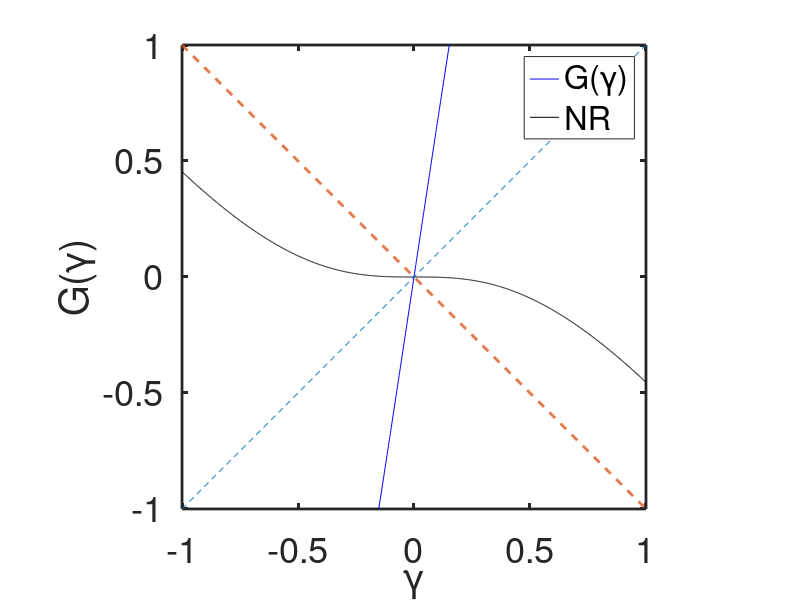
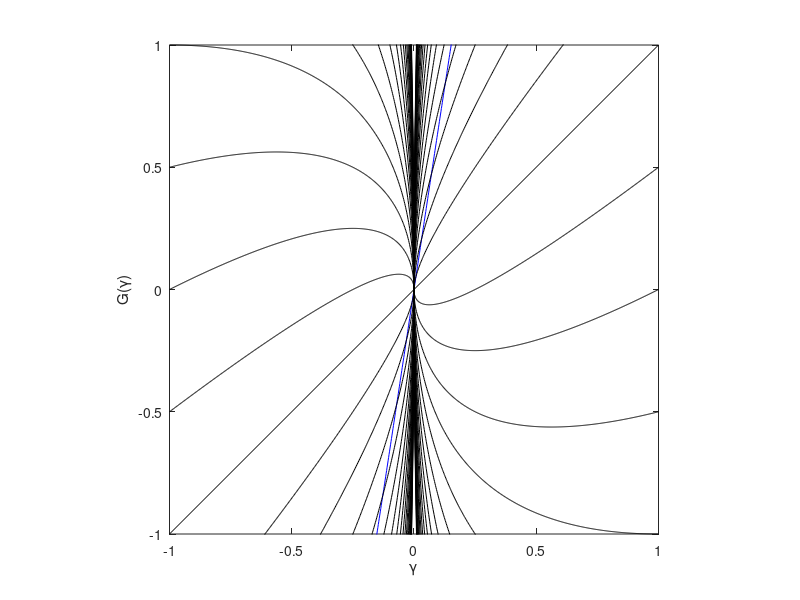

Source code (MATLAB) for these figures, in order:
%% Experiment 12 - Counterexamples
% We collect a series of counterexamples to be used to dispute convergence
% conjectures for FP and NR in transmission conditions of alternating
% Schwarz methods.

%% u'' - Csin(u)=0 with homogeneous Dirichlet BCs

% Intervals
a = -1;
b =  1;
al=-0.2;
be= 0.2;

% Parameter(s)
C = linspace(0,2,1001);
% C = sqrt(0.9) * pi / 2;
% C = 1;
% C1=linspace(-2,2,101);
% C2=C1';
p = linspace(-10,10,101)';

% Possible regions
% Gp= ( (sinh(C*al).*cosh(C*a) - cosh(C*al).*sinh(C*a)) .* ...
%     (sinh(C*be).*cosh(C*b) - cosh(C*be).*sinh(C*b)) ) ./ ...
%     ( (sinh(C*be).*cosh(C*a) - cosh(C*be).*sinh(C*a)) .* ...
%     (sinh(C*al).*cosh(C*b) - cosh(C*al).*sinh(C*b)) );
% Gp= ( (sin(C*al).*cos(C*a) - cos(C*al).*sin(C*a)) .* ...
%     (sin(C*be).*cos(C*b) - cos(C*be).*sin(C*b)) ) ./ ...
%     ( (sin(C*be).*cos(C*a) - cos(C*be).*sin(C*a)) .* ...
%     (sin(C*al).*cos(C*b) - cos(C*al).*sin(C*b)) );
% semilogy(C,Gp)
% xlabel('C^{1/2}')
% ylabel('G''(\gamma)')

% Gp= bsxfun(@times, C*cosh(C*(al-a)) + C2*sinh(C*(al-a)), C*cosh(C*(be-b)) + C1*sinh(C*(be-b)));
% Gp= bsxfun(@rdivide, Gp, C*cosh(C*(be-a)) + C1*sinh(C*(be-a)));
% Gp= bsxfun(@rdivide, Gp, C*cosh(C*(al-b)) + C2*sinh(C*(al-b)));
k1= bsxfun(@times, p, sinh(C*(al-a)));
k2= bsxfun(@times, p, sinh(C*(be-b)));
k3= bsxfun(@times, p, sinh(C*(be-a)));
k4= bsxfun(@times, p, sinh(C*(al-b)));
Gp= bsxfun(@times, C.*cosh(C*(al-a)) - k1, C.*cosh(C*(be-b)) + k2);
Gp= bsxfun(@rdivide, Gp, C.*cosh(C*(be-a)) + k3);
Gp= bsxfun(@rdivide, Gp, C.*cosh(C*(al-b)) - k4);

contourf(C,p,Gp,[-1,0,1])
xlabel('C')
ylabel('p')
% contourf(C1,C2,Gp,[-1,0,1])
% xlabel('C_1')
% ylabel('C_2')

%%

% Grid
nx = 1001;
a  =-0.2;
b  = 0.2;
x  = linspace(-1,1,nx)';
h  = x(2) - x(1);
x1 = x(x<=b); b = x1(end); l1 = length(x1);
x2 = x(x>=a); a = x2(1);   l2 = length(x2);

% Differentiation matrices
I1 = eye(l1);
I2 = eye(l2);

D11= ones(l1,1)/(2*h);
D11= [-D11 , zeros(l1,1) , D11];
D11= spdiags(D11,[-1,0,1],l1,l1);
D12= ones(l2,1)/(2*h);
D12= [-D12 , zeros(l2,1) , D12];
D12= spdiags(D12,[-1,0,1],l2,l2);

D21= ones(l1,1)/h^2;
D21= [D21, -2*D21, D21];
D21= spdiags(D21,[-1,0,1],l1,l1);
D22= ones(l2,1)/h^2;
D22= [D22, -2*D22, D22];
D22= spdiags(D22,[-1,0,1],l2,l2);

% Problem parameters
a1 = 0; b1 = 1;
a2 = 0; b2 = 1;
c1 = 1; d1 =-2;
c2 = 1; d2 = 2;

A  = 1;
BCL= 0;
BCR= 0;

% Jacobian BCs
J1BC = sparse([1,1,1,2,2,2],[1,2,3,l1-2,l1-1,l1],...
    [-3*a1/(2*h) + b1,4*a1/(2*h),-a1/(2*h),c1/(2*h),-4*c1/(2*h),3*c1/(2*h)+d1],2,l1);
J2BC = sparse([1,1,1,2,2,2],[1,2,3,l2-2,l2-1,l2],...
    [-3*c2/(2*h) + d2,4*c2/(2*h),-c2/(2*h),a2/(2*h),-4*a2/(2*h),3*a2/(2*h)+b2],2,l2);

% Initialization
L  = 1;
yy = linspace(-L,L,1001);
nonlinsolves = 50;
G  = zeros(size(yy));
Gp = G;
N  = G;

% Map
for k = 1:length(yy)
    u1 = ones(size(x1));
    u2 = ones(size(x2));
    
    % 1st domain
    for i=1:nonlinsolves
%         F1 = D21*u1 - u1 .* (D11 * u1);
%         J1 = D21 - spdiags(u1,0,l1,l1)*D11 - spdiags(D11*u1,0,l1,l1);
%         F1 = D21*u1 - u1.^A;
%         J1 = D21 - spdiags(A*u1.^(A-1),0,l1,l1);
        F1 = D21*u1 - A*sin(u1);
        J1 = D21 - spdiags(A*cos(u1),0,l1,l1);
        J1 = [J1BC(1,:);J1(2:end-1,:);J1BC(2,:)];
        F1(1) = J1BC(1,:)*u1 - BCL; F1(end) = J1BC(2,:)*u1 - yy(k);
        u1 = u1 - J1 \ F1;
    end
    u1a= c2*D11(x1==a,:)*u1 + d2*u1(x1==a);
    g1 = J1 \ [ zeros(l1-1,1); 1];
    g1a= c2*D11(x1==a,:)*g1 + d2*g1(x1==a);
    
    % 2nd domain
    for i=1:nonlinsolves
%         F2 = D22*u2 - u2 .* (D12*u2);
%         J2 = D22 - spdiags(u2,0,l2,l2)*D12 - spdiags(D12*u2,0,l2,l2);
%         F2 = D22*u2 - u2.^A;
%         J2 = D22 - spdiags(A*u2.^(A-1),0,l2,l2);
        F2 = D22*u2 - A*sin(u2);
        J2 = D22 - spdiags(A*cos(u2),0,l2,l2);
        J2 = [J2BC(1,:);J2(2:end-1,:);J2BC(2,:)];
        F2(1) = J2BC(1,:)*u2 - u1a; F2(end) = J2BC(2,:)*u2 - BCR;
        u2 = u2 - J2 \ F2;
    end
    u2b= c1*D12(x2==b,:)*u2 + d1*u2(x2==b);
    g2 = J2 \ [ g1a; zeros(l2-1,1)];
    g2b= c1*D12(x2==b,:)*g2 + d1*g2(x2==b);
    
    G(k) = u2b;
    Gp(k)= g2b;
    N(k) = yy(k) - (u2b - yy(k))/(g2b - 1);
    
%     plot(x1,u1,x2,u2)
%     axis([-1,1,-1,1])
%     pause(0.01)
    
end

figure(1)
plot(yy,G,'b',yy,N,'k',yy,yy,'--',yy,-yy,'--','Linewidth',2)
axis([-L,L,-L,L])
axis square
xlabel('\gamma')
ylabel('G(\gamma)')
legend('G(\gamma)','NR')
set(gca,'linewidth',2,'fontsize',26)

C  = -10:0.5:10;
yC = bsxfun(@times,C',sqrt(abs(yy))); yC = bsxfun(@plus,yy,yC);

figure(2)
plot(yy,G,'b',yy,yC,'k')%,'linewidth',2)
axis([-L,L,-L,L])
axis square
xlabel('\gamma')
ylabel('G(\gamma)')